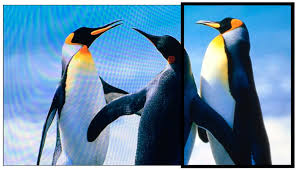
#> input picture Pinguino.jpeg, 296 x 170 px
$ jupyter execute 07_05_2024.ipynb   (older library calls are emulated)
#> lines starting #> are read from the running program, lines starting #| are printed output that depends on the picture
[cell 1]
import cv2
import matplotlib.pyplot as plt

# Cargar la imagen en escala de grises
img = cv2.imread('Pinguino.jpeg', cv2.IMREAD_GRAYSCALE)
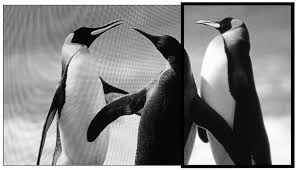
#> img: shape (170, 296); min 0, max 255, mean 129.9

# Aplicar suavizado gaussiano
blurred_img = cv2.GaussianBlur(img, (5, 5), 0)
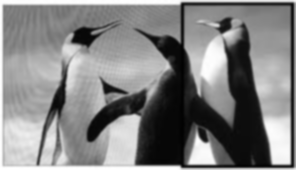
#> blurred_img: shape (170, 296); min 2, max 255, mean 129.7

# Aplicar el operador Laplaciano a la imagen suavizada
laplacian = cv2.Laplacian(blurred_img, cv2.CV_64F)
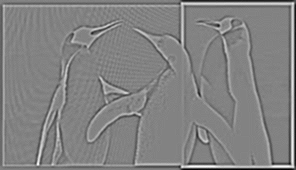
#> laplacian: shape (170, 296) float64; min -95, max 90, mean -0.4; drawn with min black and max white
laplacian_abs = cv2.convertScaleAbs(laplacian)
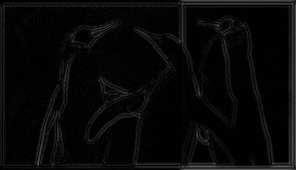
#> laplacian_abs: shape (170, 296); min 0, max 95, mean 8

# Crear la figura y los subplots
fig, axs = plt.subplots(1, 2, figsize=(10, 5))

# Mostrar la imagen original
axs[0].imshow(img, cmap='gray')
axs[0].set_title('Imagen original')
axs[0].axis('off')

# Mostrar la imagen con LoG aplicado
axs[1].imshow(laplacian_abs, cmap='gray')
axs[1].set_title('Laplaciano del Gaussiano')
axs[1].axis('off')

# Ajustar el espacio y mostrar la figura
plt.tight_layout()
plt.show()

[cell 2]
import cv2
import matplotlib.pyplot as plt

# Cargar la imagen en escala de grises
img = cv2.imread('Pinguino.jpeg', cv2.IMREAD_GRAYSCALE)

# Aplicar el operador Laplaciano
laplacian = cv2.Laplacian(img, cv2.CV_64F)
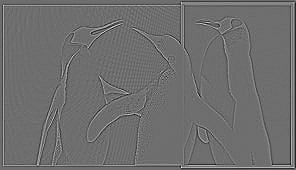
#> laplacian: shape (170, 296) float64; min -371, max 483, mean -0.5; drawn with min black and max white
laplacian_abs = cv2.convertScaleAbs(laplacian)
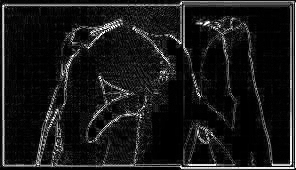
#> laplacian_abs: shape (170, 296); min 0, max 255, mean 25.6

# Crear la figura y los subplots
fig, axs = plt.subplots(1, 2, figsize=(10, 5))

# Mostrar la imagen original
axs[0].imshow(img, cmap='gray')
axs[0].set_title('Imagen original')
axs[0].axis('off')

# Mostrar la imagen con el Laplaciano aplicado
axs[1].imshow(laplacian_abs, cmap='gray')
axs[1].set_title('Laplaciano')
axs[1].axis('off')

# Ajustar el espacio entre las imágenes y mostrar
plt.tight_layout()
plt.show()

$ run again, with aaa.jpeg copied over Pinguino.jpeg
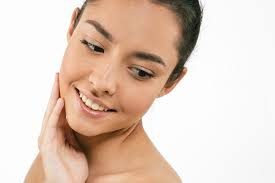
#> input picture aaa.jpeg, 275 x 183 px
#> `laplacian = cv2.Laplacian(img, cv2.CV_64F)`:
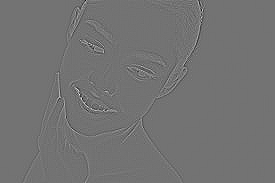
#> laplacian: shape (183, 275) float64; min -314, max 382, mean 0; drawn with min black and max white
#> `laplacian_abs = cv2.convertScaleAbs(laplacian)`:
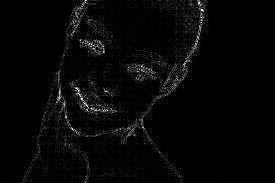
#> laplacian_abs: shape (183, 275); min 0, max 255, mean 7

$ run again, with casa.jpeg copied over Pinguino.jpeg
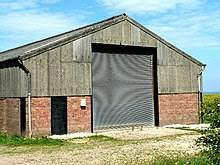
#> input picture casa.jpeg, 220 x 165 px
#> `laplacian = cv2.Laplacian(img, cv2.CV_64F)`:
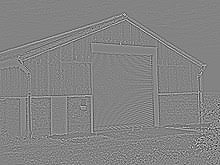
#> laplacian: shape (165, 220) float64; min -645, max 604, mean 0; drawn with min black and max white
#> `laplacian_abs = cv2.convertScaleAbs(laplacian)`:
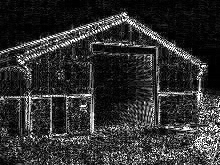
#> laplacian_abs: shape (165, 220); min 0, max 255, mean 48.1
